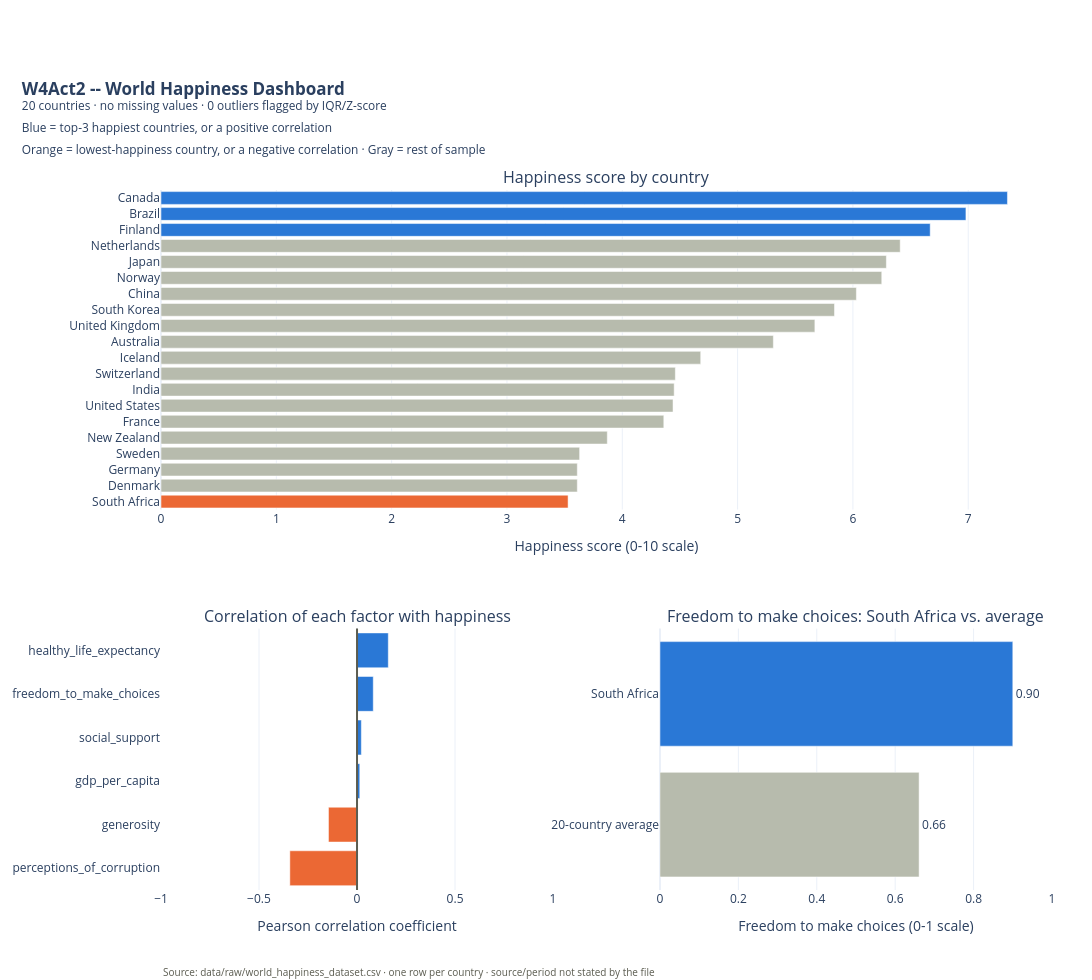

Notebook source saved alongside this figure:
### Code cell
import plotly.graph_objects as go
from plotly.subplots import make_subplots
from src.paths import DASHBOARDS

# Built directly with make_subplots rather than presentation.plotly_dashboard() this
# time: that helper is a good minimal default, but a dashboard meant to stand alone for
# someone unfamiliar with the project needs a legend/context annotation, descriptive
# hover text, and a fixed larger size for a sharp PNG export -- none of which the
# generic helper's fixed layout takes parameters for.

order = np.argsort(df['happiness_score'].values)
ranking_labels = df['country'].values[order]
ranking_values = df['happiness_score'].values[order]
ranking_colors = highlight(ranking_labels, top3, [lowest_country])

s = top.sort_values()
corr_colors = diverging(s.values)

freedom_labels = ['20-country average', lowest_country]
freedom_values = [freedom_mean, lowest_freedom]
freedom_colors = highlight(freedom_labels, [lowest_country])

plotly_fig = make_subplots(
    rows=2, cols=2,
    specs=[[{'colspan': 2}, None], [{}, {}]],
    row_heights=[0.55, 0.45],
    subplot_titles=('Happiness score by country',
                     'Correlation of each factor with happiness',
                     f'Freedom to make choices: {lowest_country} vs. average'),
    vertical_spacing=0.17, horizontal_spacing=0.12,
)

plotly_fig.add_trace(go.Bar(
    y=ranking_labels, x=ranking_values, orientation='h', marker_color=ranking_colors,
    hovertemplate='<b>%{y}</b><br>Happiness score: %{x:.2f}<extra></extra>',
), row=1, col=1)

plotly_fig.add_trace(go.Bar(
    y=s.index, x=s.values, orientation='h', marker_color=corr_colors,
    hovertemplate='<b>%{y}</b><br>Correlation with happiness: %{x:.3f}<extra></extra>',
), row=2, col=1)

plotly_fig.add_trace(go.Bar(
    y=freedom_labels, x=freedom_values, orientation='h', marker_color=freedom_colors,
    text=[f'{v:.2f}' for v in freedom_values], textposition='outside',
    hovertemplate='<b>%{y}</b><br>Freedom score: %{x:.2f}<extra></extra>',
), row=2, col=2)

plotly_fig.update_xaxes(title_text='Happiness score (0-10 scale)', row=1, col=1)
plotly_fig.update_xaxes(title_text='Pearson correlation coefficient', range=[-1, 1], row=2, col=1)
plotly_fig.update_xaxes(title_text='Freedom to make choices (0-1 scale)', range=[0, 1], row=2, col=2)
plotly_fig.add_vline(x=0, line_color=PALETTE['rule'], row=2, col=1)

# Subtitle split across three short lines -- one long line clips against the figure
# width instead of wrapping, since Plotly titles don't auto-wrap.
subtitle_lines = [
    '20 countries · no missing values · 0 outliers flagged by IQR/Z-score',
    'Blue = top-3 happiest countries, or a positive correlation',
    'Orange = lowest-happiness country, or a negative correlation · Gray = rest of sample',
]
plotly_fig.update_layout(
    template='plotly_white', showlegend=False, height=980, width=1150,
    margin=dict(l=150, r=40, t=190, b=90),
    title=dict(
        text='<b>W4Act2 -- World Happiness Dashboard</b><br>'
             + '<br>'.join(f'<sup>{line}</sup>' for line in subtitle_lines),
        x=0.02, xanchor='left',
    ),
)
plotly_fig.add_annotation(
    text=('Source: data/raw/world_happiness_dataset.csv · one row per country · '
          'source/period not stated by the file'),
    xref='paper', yref='paper', x=0, y=-0.13, showarrow=False,
    font=dict(size=10, color=PALETTE['rule']), align='left',
)

DASHBOARDS.mkdir(parents=True, exist_ok=True)
html_path = DASHBOARDS / 'W4Act2_dashboard.html'
plotly_fig.write_html(html_path, include_plotlyjs='cdn')
print(f'wrote {html_path}')

try:
    png_path = DASHBOARDS / 'W4Act2_dashboard.png'
    plotly_fig.write_image(png_path, scale=3)
    print(f'wrote {png_path}')
except Exception as exc:
    print(f'PNG export skipped ({exc})')

plotly_fig.show()

### Figure 1 — Plotly figure (JSON) as saved in the notebook; plotly's stock layout.template omitted (floating-point values rounded to 4 significant figures)
{"data": [{"hovertemplate": "<b>%{y}</b><br>Happiness score: %{x:.2f}<extra></extra>", "marker": {"color": ["#eb6834", "#b7bbad", "#b7bbad", "#b7bbad", "#b7bbad", "#b7bbad", "#b7bbad", "#b7bbad", "#b7bbad", "#b7bbad", "#b7bbad", "#b7bbad", "#b7bbad", "#b7bbad", "#b7bbad", "#b7bbad", "#b7bbad", "#2a78d6", "#2a78d6", "#2a78d6"]}, "orientation": "h", "type": "bar", "x": [3.53, 3.61, 3.61, 3.63, 3.87, 4.36, 4.44, 4.45, 4.46, 4.68, 5.31, 5.67, 5.84, 6.03, 6.25, 6.29, 6.41, 6.67, 6.98, 7.34], "xaxis": "x", "y": ["South Africa", "Denmark", "Germany", "Sweden", "New Zealand", "France", "United States", "India", "Switzerland", "Iceland", "Australia", "United Kingdom", "South Korea", "China", "Norway", "Japan", "Netherlands", "Finland", "Brazil", "Canada"], "yaxis": "y"}, {"hovertemplate": "<b>%{y}</b><br>Correlation with happiness: %{x:.3f}<extra></extra>", "marker": {"color": ["#eb6834", "#eb6834", "#2a78d6", "#2a78d6", "#2a78d6", "#2a78d6"]}, "orientation": "h", "type": "bar", "x": [-0.3427, -0.1456, 0.0141, 0.0221, 0.0828, 0.1595], "xaxis": "x2", "y": ["perceptions_of_corruption", "generosity", "gdp_per_capita", "social_support", "freedom_to_make_choices", "healthy_life_expectancy"], "yaxis": "y2"}, {"hovertemplate": "<b>%{y}</b><br>Freedom score: %{x:.2f}<extra></extra>", "marker": {"color": ["#b7bbad", "#2a78d6"]}, "orientation": "h", "text": ["0.66", "0.90"], "textposition": "outside", "type": "bar", "x": [0.661, 0.9], "xaxis": "x3", "y": ["20-country average", "South Africa"], "yaxis": "y3"}], "layout": {"annotations": [{"font": {"size": 16}, "showarrow": false, "text": "Happiness score by country", "x": 0.5, "xanchor": "center", "xref": "paper", "y": 1.0, "yanchor": "bottom", "yref": "paper"}, {"font": {"size": 16}, "showarrow": false, "text": "Correlation of each factor with happiness", "x": 0.22, "xanchor": "center", "xref": "paper", "y": 0.3735, "yanchor": "bottom", "yref": "paper"}, {"font": {"size": 16}, "showarrow": false, "text": "Freedom to make choices: South Africa vs. average", "x": 0.78, "xanchor": "center", "xref": "paper", "y": 0.3735, "yanchor": "bottom", "yref": "paper"}, {"align": "left", "font": {"color": "#5b5c50", "size": 10}, "showarrow": false, "text": "Source: data/raw/world_happiness_dataset.csv · one row per country · source/period not stated by the file", "x": 0, "xref": "paper", "y": -0.13, "yref": "paper"}], "height": 980, "margin": {"b": 90, "l": 150, "r": 40, "t": 190}, "shapes": [{"line": {"color": "#5b5c50"}, "type": "line", "x0": 0, "x1": 0, "xref": "x2", "y0": 0, "y1": 1, "yref": "y2 domain"}], "showlegend": false, "title": {"text": "<b>W4Act2 -- World Happiness Dashboard</b><br><sup>20 countries · no missing values · 0 outliers flagged by IQR/Z-score</sup><br><sup>Blue = top-3 happiest countries, or a positive correlation</sup><br><sup>Orange = lowest-happiness country, or a negative correlation · Gray = rest of sample</sup>", "x": 0.02, "xanchor": "left"}, "width": 1150, "xaxis": {"anchor": "y", "domain": [0.0, 1.0], "title": {"text": "Happiness score (0-10 scale)"}}, "xaxis2": {"anchor": "y2", "domain": [0.0, 0.44], "range": [-1, 1], "title": {"text": "Pearson correlation coefficient"}}, "xaxis3": {"anchor": "y3", "domain": [0.56, 1.0], "range": [0, 1], "title": {"text": "Freedom to make choices (0-1 scale)"}}, "yaxis": {"anchor": "x", "domain": [0.5435, 1.0]}, "yaxis2": {"anchor": "x2", "domain": [0.0, 0.3735]}, "yaxis3": {"anchor": "x3", "domain": [0.0, 0.3735]}}}
